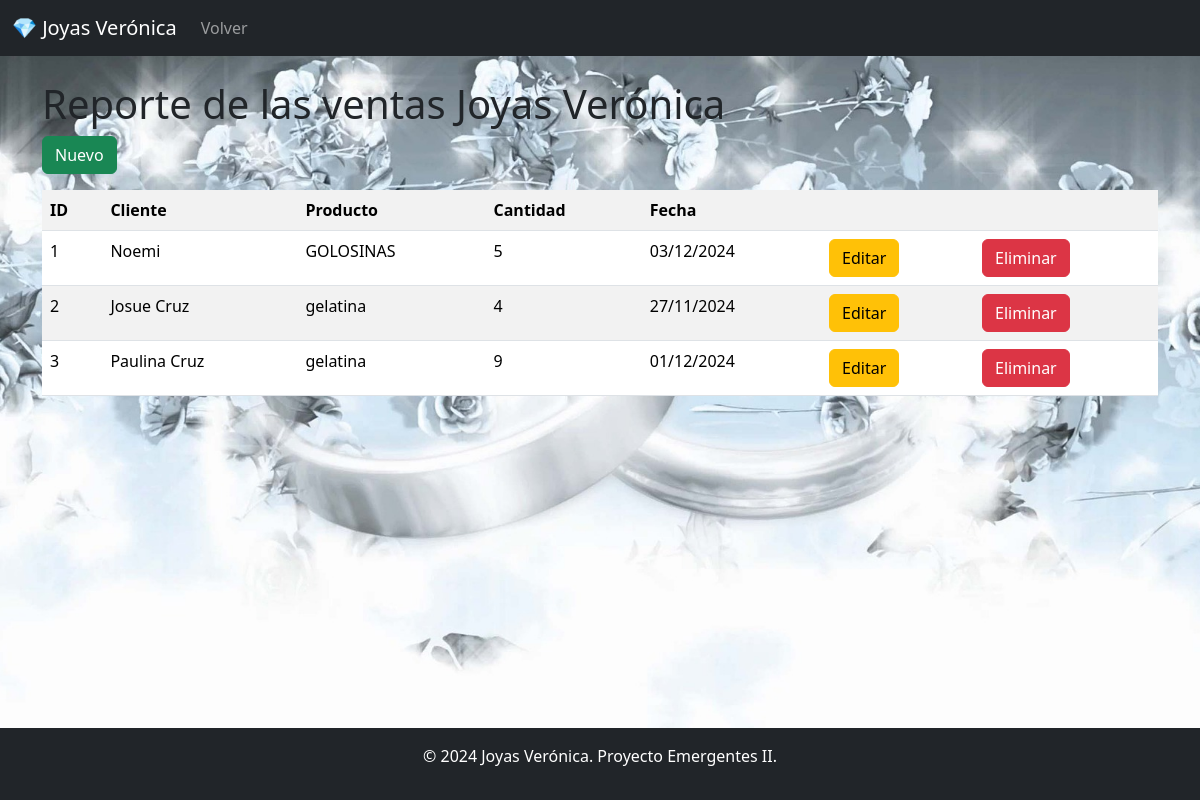
The page /ventas/ on the database as committed earlier.
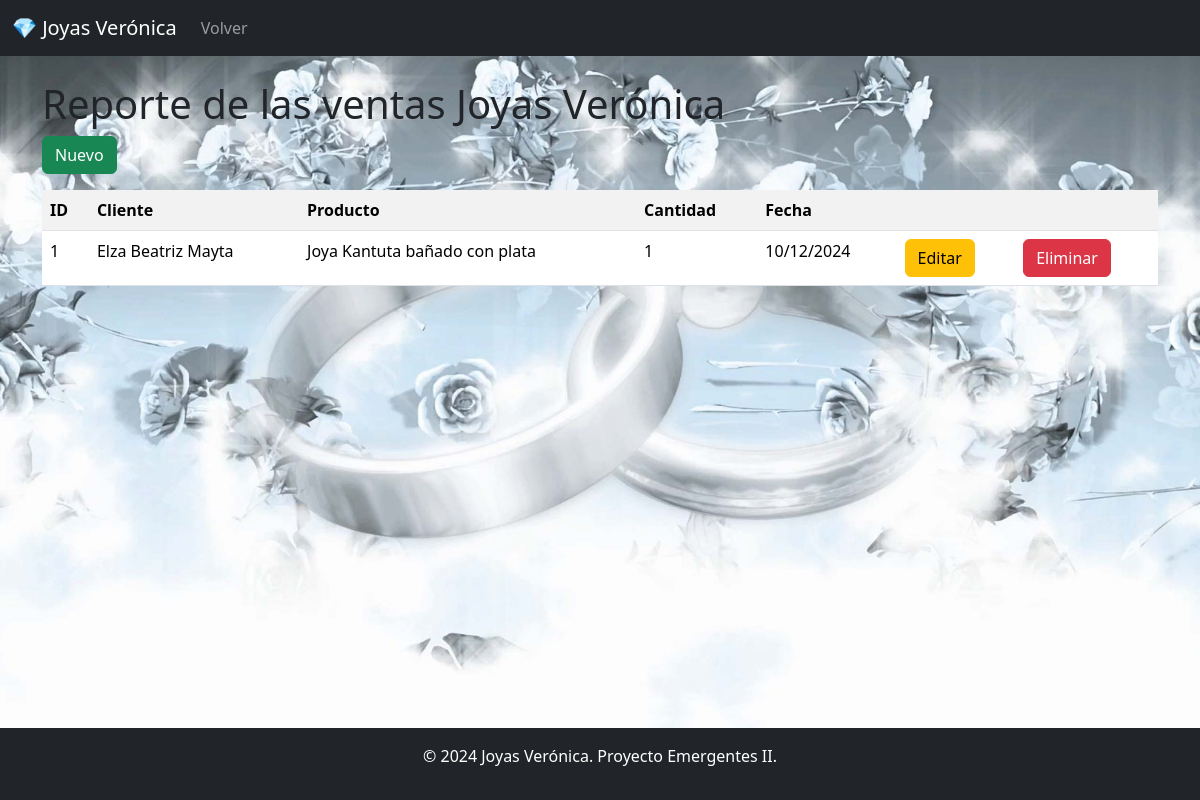
The same page on the database as committed later.
### models/venta_model.py (models this page shows, shortened)
class Venta(db.Model):
    __tablename__ = "ventas"
    id = db.Column(db.Integer, primary_key = True)
    cliente_id = db.Column(db.Integer, db.ForeignKey('clientes.id'), nullable = False)
    producto_id = db.Column(db.Integer, db.ForeignKey('productos.id'), nullable = False)
    cantidad = db.Column(db.Integer, nullable = False)
    fecha = db.Column(db.Date, nullable = False)
    cliente = db.relationship('Cliente', back_populates = 'ventas')
    producto = db.relationship('Producto', back_populates = 'ventas')
    @staticmethod
    def get_all():
        return Venta.query.all()

### models/cliente_model.py (models this page shows, shortened)
class Cliente(db.Model):
    __tablename__ = "clientes"
    id = db.Column(db.Integer, primary_key = True)
    nombre = db.Column(db.String(80), nullable = False)
    email = db.Column(db.String(100), nullable = False)
    telefono = db.Column(db.String(20), nullable = False)
    ventas = db.relationship('Venta', back_populates = 'cliente')

### models/producto_model.py (models this page shows, shortened)
class Producto(db.Model):
    __tablename__ = "productos"
    id = db.Column(db.Integer, primary_key = True)
    descripcion = db.Column(db.String(120), nullable = False)
    precio = db.Column(db.Float(11,2), nullable = False)
    stock = db.Column(db.Integer, nullable = False)
    ventas = db.relationship('Venta', back_populates = 'producto')

### controllers/venta_controller.py (the view)
@venta_bp.route("/")
def index():
    ventas = Venta.get_all()
    return venta_views.list(ventas)

### run.py (called while the page is built)
@app.context_processor
def inject_active_path():
    def is_active(path):
        return 'active' if request.path == path else ''
    return dict(is_active=is_active)

@app.context_processor
def inject_role():
    role = session.get("role", None)  # Obtén el rol de la sesión, o None si no existe
    return dict(role=role)

### views/venta_views.py (called while the page is built)
def list(ventas):
    return render_template('ventas/index.html', ventas = ventas)

### templates/ventas/index.html (shortened to what this page needs)
{% extends  'base.html' %}
{% block content %}
<h1>Reporte de las ventas Joyas Verónica</h1>
<a href="{{url_for('venta.create')}}" class="btn btn-success mb-3">Nuevo</a>
<table class="table table-striped">
    <tr>
        <th>ID</th>
        <th>Cliente</th>
        <th>Producto</th>
        <th>Cantidad</th>
        <th>Fecha</th>
        <th></th>
        <th></th>
    </tr>
    {% for item in ventas %}
    <tr>
        <td>{{item.id}}</td>
        <td>{{item.cliente.nombre}}</td>
        <td>{{item.producto.descripcion}}</td>
        <td>{{item.cantidad}}</td>
        <td>{{item.fecha.strftime('%d/%m/%Y')}}</td>
        <td>
            <a href="{{url_for('venta.edit', id=item.id)}}" class="btn btn-warning">Editar</a>
        </td>
        <td>
            <a href="{{url_for('venta.delete', id=item.id)}}" class="btn btn-danger">Eliminar</a>
        </td>
    </tr>
    {% endfor %}
</table>
{% endblock %}

Rows that differ between the two databases and show on the page:
removed Venta: id "2", cliente.nombre "Josue Cruz", producto.descripcion "gelatina", cantidad "4", fecha "27/11/2024"
removed Venta: id "3", cliente.nombre "Paulina Cruz", producto.descripcion "gelatina", cantidad "9", fecha "01/12/2024"
changed Venta id 1: cliente.nombre "Noemi" → "Elza Beatriz Mayta"; producto.descripcion "GOLOSINAS" → "Joya Kantuta bañado con plata"; cantidad "5" → "1"; fecha "03/12/2024" → "10/12/2024"
